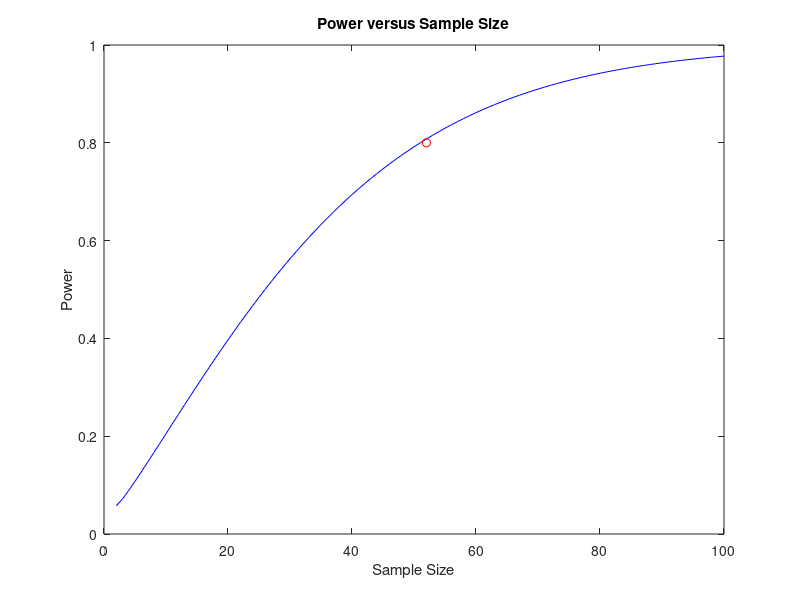
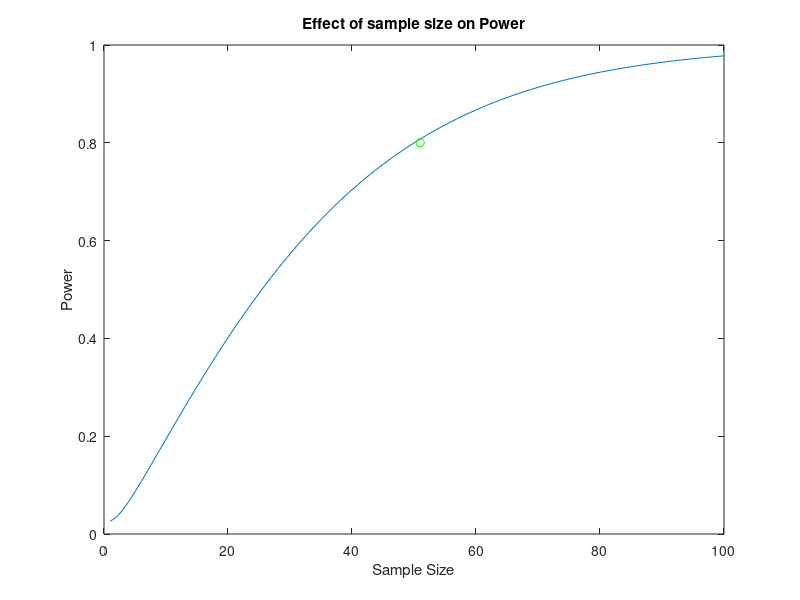

Write the MATLAB code that produced these figures, in order.

clc; clear; close all;

%t-test

% data
mu = 100;   % H0 mu = 100 ml
sigma = 5;    % H0 std = 5 ml
muHa = 102;  % Ha mu = 102 ml

% Required Sample Size
p0 = [mu sigma];
p1 = muHa;
nout = sampsizepwr('t', p0, p1, 0.80);

% Power v.s. Sample Size
nn = 1:100;
pwrout = sampsizepwr('t',p0, p1, [], nn);

disp(['nout = ', num2str(nout)]);
figure;
plot(nn,pwrout,'b-',nout,0.8,'ro')
title('Power versus Sample Size')
xlabel('Sample Size')
ylabel('Power')





%clc;
alpha = 0.05;
power = zeros(1,100);
for dof = 1:100;
    tc = tinv(1-alpha/2, dof);  % t critical
    xc = tc * (sigma/sqrt(dof+1)) + mu;

    beta = tcdf((xc - muHa) / (sigma/sqrt(dof+1)), dof);
    power(dof) = 1 - beta;
end

% nout
noutm = find(power>0.8,1);
disp(['nout = ', num2str(nout)]);

% plot
dof = 1:100;
figure; plot(dof, power, noutm,0.8,'go');
xlabel('Sample Size'); ylabel('Power');
title('Effect of sample size on Power', 'FontWeight', 'bold');
